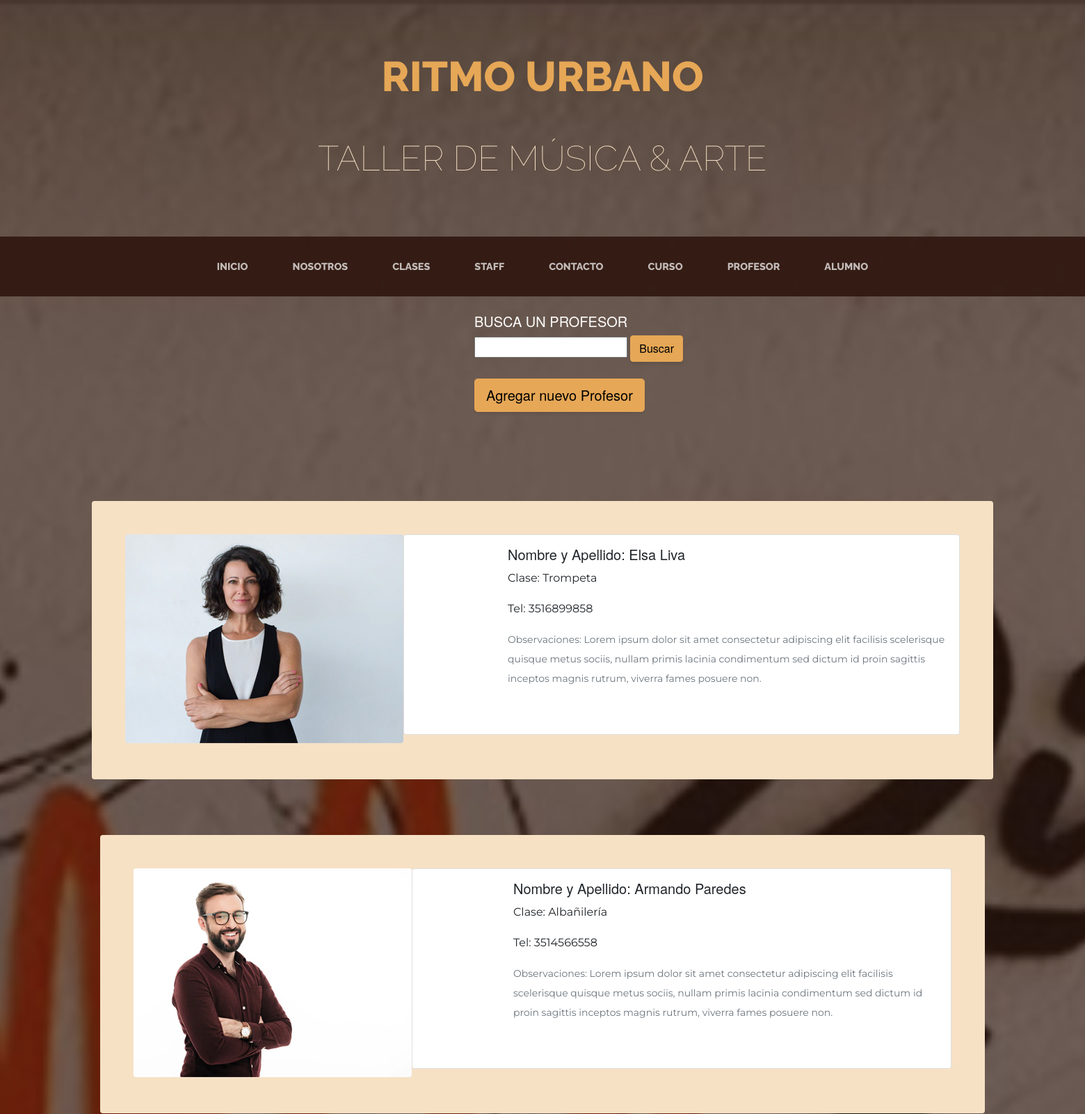
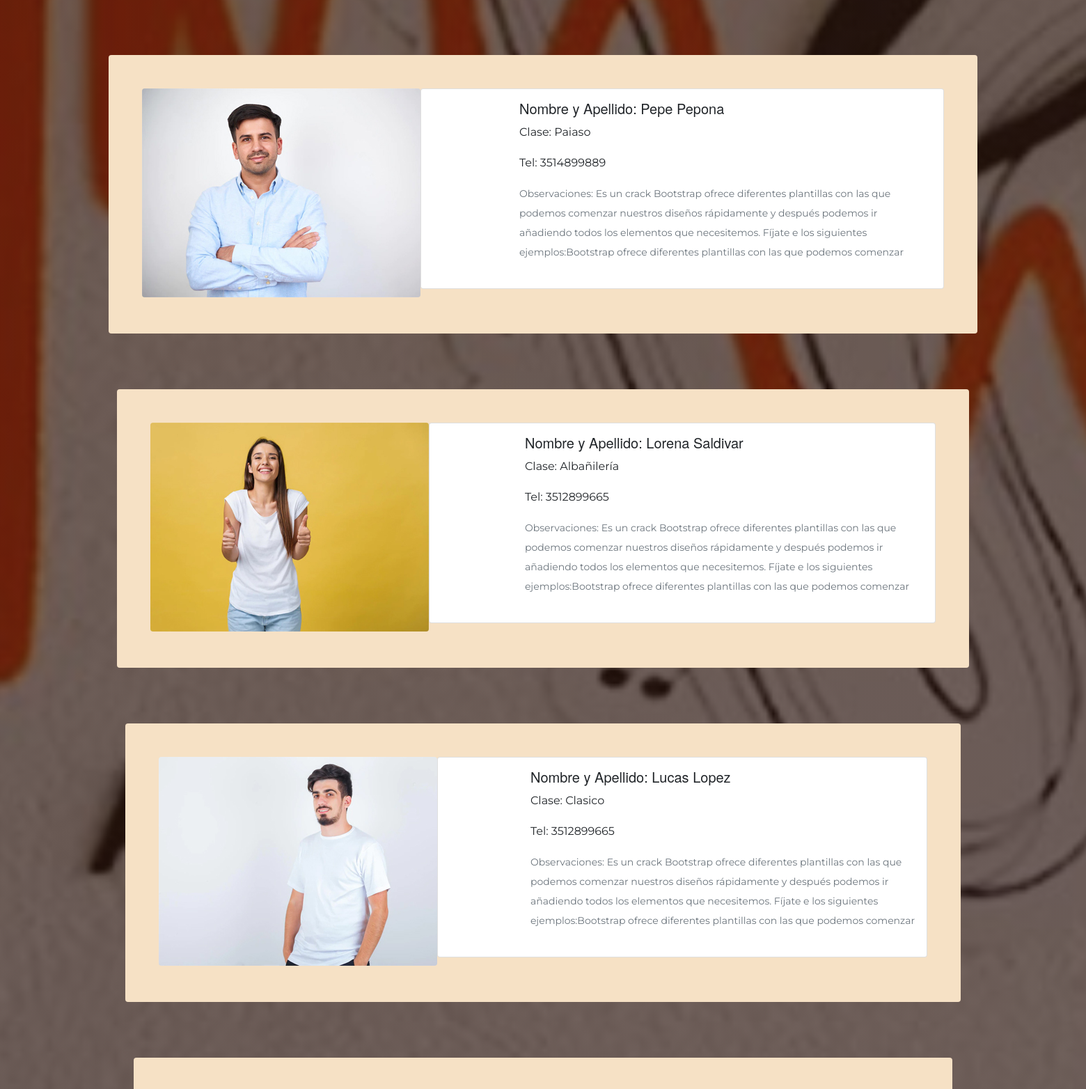
The page /profesor (signed in, upper part) on the database its author committed (2 pictures, top to bottom).
### AppRitmoUrbano/models.py (models this page shows, shortened)
class Profesor(models.Model):
    imagen = models.ImageField(upload_to='media\media\profesores', null=True, blank = True)
    nombre = models.CharField(max_length=40)
    apellido = models.CharField(max_length=40)
    curso = models.CharField(max_length=40)
    email = models.EmailField
    telefono = models.IntegerField()
    observaciones = models.TextField()

### AppRitmoUrbano/views.py (the view)
# urls.py: path('profesor',views.leerProfesor, name="LeerProfesor"),
def leerProfesor(request):
    profesor = Profesor.objects.all()
    contexto= {"profesor":profesor}
    return render(request, "AppRitmoUrbano/leerprofesor.html", contexto)
    return render (request,'AppRitmoUrbano/buscarCurso.html')

### AppRitmoUrbano/templates/AppRitmoUrbano/leerprofesor.html
{% extends "AppRitmoUrbano/index.html" %}
{% load static %}
{% block contenidoQueCambia %}
<br>
    <div class="content container">
        <div class="row">
            <div class="col-md-48 offset-md-5">
        <div class="col-xl-3">
            <h5 style="font-family: montserrat extrabold, helvetica neue, open sans, source Sans pro ; color: white">BUSCA UN PROFESOR</h5>
            <form action="resultadoBusqueda2" method="POST">{% csrf_token %}
                <input type="text" name="query" required>
                <input style= "font-family: montserrat extrabold, helvetica neue, open sans, source sans pro" class=" col-auto btn btn-primary btn-sg" type="submit" value="Buscar">
            </form>
        </div>
    <br>
    {% if request.user.is_authenticated %}
        <a href={% url 'ProfesorFormulario' %}><button class=" col-auto btn btn-primary btn-lg" style="font-family: montserrat extrabold, helvetica neue, open sans, source Sans pro">Agregar nuevo Profesor</button></a>
    {% else %}
        <a href={% url 'Login' %} class=" col-auto btn btn-primary btn-lg" style="color: white;">Inicia sesión para crear Profesores</a>
    {% endif %}
    </div>
        </div>
            </div>
    <br><br>
    {% for p in profesor %}
    <section class="page-section">
        <div class="container">
            <div class="product-item">
                <div class="product-item-title d-flex">
                            <div class="bg-faded p-5 d-flex ms-auto rounded">
                            <img src="{{p.imagen.url}}" class="product-item-img mx-auto d-flex rounded img-fluid mb-4 mb-lg-1" alt="...">
            <div class="card mb-3">
                <div class="row g-0">
                  <div class="col-md-2">
                  </div>
                  <div class="col-md-10">
                    <div class="card-body">
                        <h5 class="card-title" style= "font-family: montserrat semibold, helvetica neue, open sans, source sans pro">Nombre y Apellido: {{p.nombre}} {{p.apellido}}</h5>
                        <p class="card-text" style= "font-family: montserrat, helvetica neue, open sans, source sans pro">Clase: {{p.curso}}</p>
                        <p class="card-text" style= "font-family: montserrat, helvetica neue, open sans, source sans pro">Tel: {{p.telefono}}</p>
                        <p class="card-text" style= "font-family: montserrat, helvetica neue, open sans, source sans pro"><small class="text-muted">Observaciones: {{p.observaciones}}</small></p>
                    </div>
                  </div>
                </div>
            </div>
        </div>
            </div>
    <br>
    <br>
    {% endfor %}
{% endblock %}

### rows shown on the page
Profesor: imagen (picture), nombre "Elsa", apellido "Liva", curso "Trompeta", telefono "3516899858", observaciones "Lorem ipsum dolor sit amet consectetur adipiscing elit facilisis scelerisque quisque metus sociis, nullam primis lacinia condimentum sed dictum id proin sagittis inceptos magnis rutrum, viverra fames posuere non."
Profesor: imagen (picture), nombre "Armando", apellido "Paredes", curso "Albañilería", telefono "3514566558", observaciones "Lorem ipsum dolor sit amet consectetur adipiscing elit facilisis scelerisque quisque metus sociis, nullam primis lacinia condimentum sed dictum id proin sagittis inceptos magnis rutrum, viverra fames posuere non."
Profesor: imagen (picture), nombre "Pepe", apellido "Pepona", curso "Paiaso", telefono "3514899889", observaciones "Es un crack Bootstrap ofrece diferentes plantillas con las que podemos comenzar nuestros diseños rápidamente y después podemos ir añadiendo todos los elementos que necesitemos. Fíjate e los siguientes ejemplos:Bootstrap ofrece diferentes plantillas con las que podemos comenzar"
Profesor: imagen (picture), nombre "Lorena", apellido "Saldivar", curso "Albañilería", telefono "3512899665", observaciones "Es un crack Bootstrap ofrece diferentes plantillas con las que podemos comenzar nuestros diseños rápidamente y después podemos ir añadiendo todos los elementos que necesitemos. Fíjate e los siguientes ejemplos:Bootstrap ofrece diferentes plantillas con las que podemos comenzar"
Profesor: imagen (picture), nombre "Lucas", apellido "Lopez", curso "Clasico", telefono "3512899665", observaciones "Es un crack Bootstrap ofrece diferentes plantillas con las que podemos comenzar nuestros diseños rápidamente y después podemos ir añadiendo todos los elementos que necesitemos. Fíjate e los siguientes ejemplos:Bootstrap ofrece diferentes plantillas con las que podemos comenzar"
